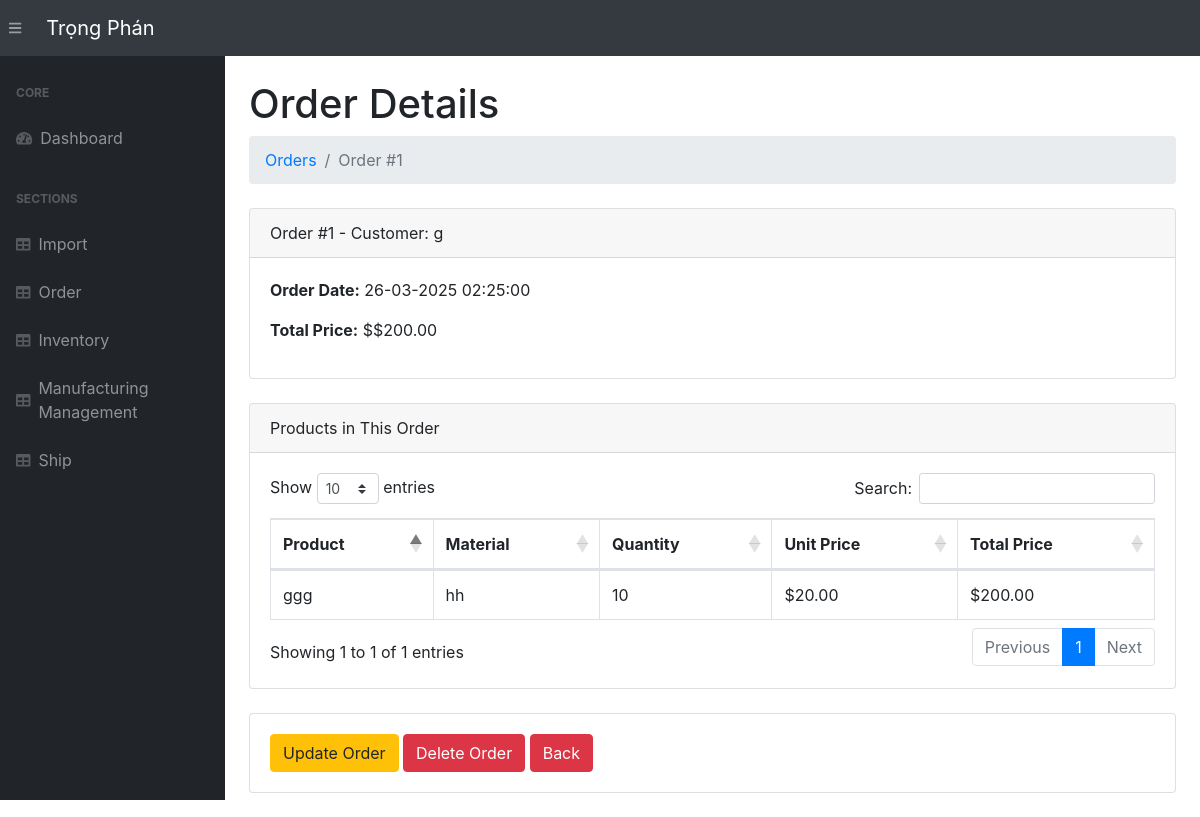
The app's page /order-detail/1, older data.
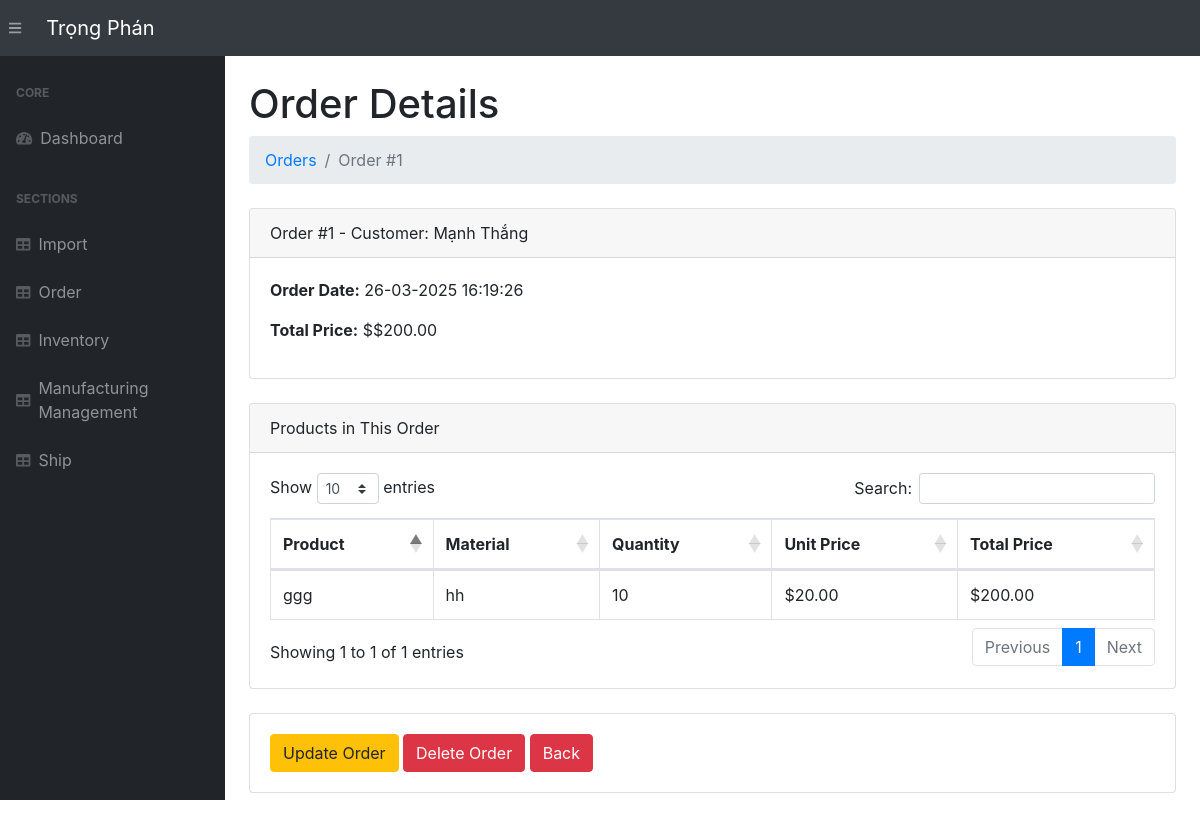
The same page, newer data.
### app.py (models this page shows, shortened)
class Order(db.Model):
    __tablename__ = 'orders'
    order_id = db.Column(db.Integer, primary_key=True)
    cus_name = db.Column(db.String(255), nullable=False)  # Customer Name
    cus_contact = db.Column(db.String(255), nullable=False)  # Customer Contact
    cus_address = db.Column(db.String(255), nullable=False)  # Customer Address
    order_date = db.Column(db.DateTime, default=vietnam_now)
    price = db.Column(db.Numeric(10, 2), nullable=False)
    order_details = db.relationship('OrderDetail', backref='order_relation', lazy=True)

### app.py (the view)
@app.route("/order-detail/<int:order_id>")
def order_detail(order_id):
    order = Order.query.get_or_404(order_id)
    return render_template("order-detail.html", order=order)

### app.py (called while the page is built)
@app.template_filter('format_price')
def format_price(value):
    return "${:,.2f}".format(value)

### templates/order-detail.html (shortened to what this page needs)
{% extends 'base.html' %}
{% block content %}
<main>
    <div class="container-fluid">
        <h1 class="mt-4">Order Details</h1>
        <ol class="breadcrumb mb-4">
            <li class="breadcrumb-item">
                <a href="{{ url_for('view_order') }}">Orders</a>
            </li>
            <li class="breadcrumb-item active">Order #{{ order.order_id }}</li>
        </ol>
        <div class="card mb-4">
            <div class="card-header">
                Order #{{ order.order_id }} - Customer: {{ order.cus_name }}
            </div>
            <div class="card-body">
                <p><strong>Order Date:</strong> {{ order.order_date.strftime('%d-%m-%Y %H:%M:%S')}}</p>
                <p><strong>Total Price:</strong> ${{ order.price | format_price }}</p>
            </div>
        </div>
        <div class="card mb-4">
            <div class="card-header">Products in This Order</div>
            <div class="card-body">
                <div class="table-responsive">
                    <table class="table table-bordered" id="dataTable" width="100%" cellspacing="0">
                        <thead>
                            <tr>
                                <th>Product</th>
                                <th>Material</th>
                                <th>Quantity</th>
                                <th>Unit Price</th>
                                <th>Total Price</th>
                            </tr>
                        </thead>
                       <tbody>
                            {% for order_detail in order.order_details %}
                                <tr>
                                    <td>{{ order_detail.product_name }}</td>
                                    <td>{{ order_detail.import_record.material_name }}</td>
                                    <td>{{ order_detail.quantity }}</td>
                                    <td>{{ order_detail.product_price | format_price }}</td>
                                    <td>{{ (order_detail.quantity * order_detail.product_price) | format_price }}</td>
                                </tr>
                            {% endfor %}
                        </tbody>
                    </table>
                </div>
            </div>
        </div>
        <div class="card mb-4">
            <div class="card-body">
                <a href="/update-order/{{ order.order_id }}" class="btn btn-warning">Update Order</a>
                <a href="/delete-order/{{ order.order_id }}" class="btn btn-danger">Delete Order</a>
                <a href="/order/" class="btn btn-danger">Back</a>
            </div>
        </div>
    </div>
</main>
{% endblock %}

Row changes from the older to the newer data that the page shows:
changed Order id 1: cus_name "g" → "Mạnh Thắng"; order_date "26-03-2025 02:25:00" → "26-03-2025 16:19:26"
